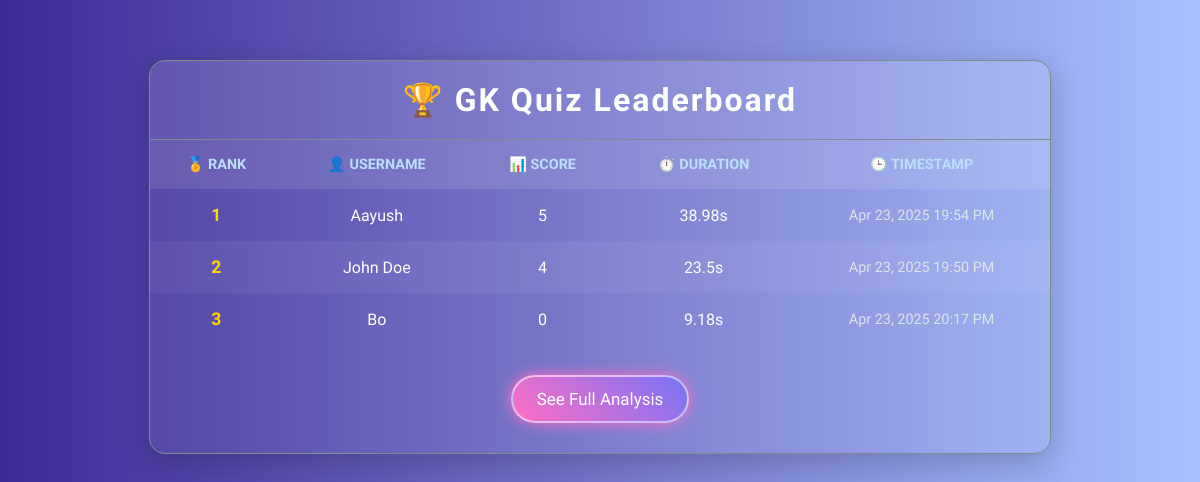
/quiz/leaderboard/GK/, run on an earlier commit of the app's database.
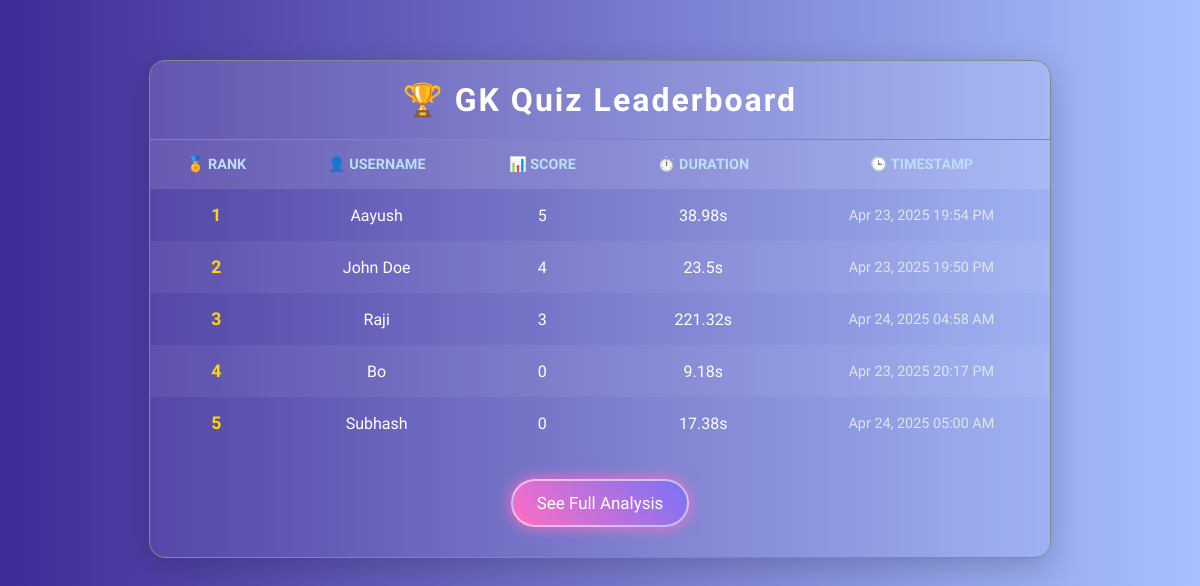
And on a later commit of the database.
### myquiz/models.py (models this page shows, shortened)
class QuizResult(models.Model):
    user_name = models.CharField(max_length=100)
    quiz_name = models.CharField(max_length=100)
    score = models.IntegerField()
    time_taken = models.FloatField(help_text="Time in seconds")
    timestamp = models.DateTimeField(auto_now_add=True)

### myquiz/views.py (the view)
# urls.py: path('leaderboard/<str:quiz_name>/', views.leaderboard_view, name='leaderboard'),
def leaderboard_view(request, quiz_name):
    leaderboard = QuizResult.objects.filter(
        quiz_name__iexact=quiz_name
    ).order_by('-score', 'time_taken')
    return render(request, 'leaderboard.html', {
        'leaderboard': leaderboard,
        'quiz_name': quiz_name.upper(),
    })

### myquiz/templates/leaderboard.html (shortened to what this page needs)
{% load static %}
<!DOCTYPE html>
<html lang="en">
<head>
  <link rel="stylesheet" href="{% static "leaderboard.css" %}">
</head>
<body>
  <div class="leaderboard-container">
    <div class="leaderboard-header">
      <h2>🏆 {{ quiz_name }} Quiz Leaderboard</h2>
    </div>
    <table>
      <thead>
        <tr>
          <th>🏅 Rank</th>
          <th>👤 Username</th>
          <th>📊 Score</th>
          <th>⏱️ Duration</th>
          <th>🕒 Timestamp</th>
        </tr>
      </thead>
      <tbody>
        {% for entry in leaderboard %}
        <tr>
          <td class="rank-badge">{{ forloop.counter }}</td>
          <td>{{ entry.user_name }} </td>
          <td>{{ entry.score }}</td>
          <td>{{ entry.time_taken }}s</td>
          <td class="timestamp">{{ entry.timestamp|date:"M d, Y H:i A" }}</td>
        </tr>
        {% empty %}
        <tr>
          <td colspan="5">No results yet.</td>
        </tr>
        {% endfor %}
      </tbody>
    </table>
    <div style="text-align: center; margin: 30px 0;" id="analysisBtn">
      <a href="{% url 'analysis' quiz_name %}" class="analysis-button">See Full Analysis</a>
    </div>
  </div>
</body>
</html>

### myquiz/static/leaderboard.css (style rules this page uses)
body { margin: 0; font-family: 'Orbitron', sans-serif; background: linear-gradient(to right, #3f2b96, #a8c0ff); color: #ffffff; }
.leaderboard-container { max-width: 900px; margin: 60px auto; background: rgba(255, 255, 255, 0.05); border: 1px solid #7f8c8d; border-radius: 16px; box-shadow: 0 8px 30px rgba(0, 0, 0, 0.2); overflow: hidden; }
.leaderboard-header { padding: 20px; text-align: center; background: rgba(255, 255, 255, 0.08); border-bottom: 1px solid #7f8c8d; }
.leaderboard-header h2 { margin: 0; font-size: 2rem; color: #ffffff; letter-spacing: 2px; }
table { width: 100%; border-collapse: collapse; font-size: 1rem; }
th, td { padding: 16px; text-align: center; }
th { background-color: rgba(255, 255, 255, 0.1); color: #bcdffb; text-transform: uppercase; font-size: 0.9rem; }
tr:nth-child(even) { background-color: rgba(255, 255, 255, 0.05); }
.rank-badge { font-weight: bold; font-size: 1.1rem; color: #ffd700; }
.timestamp { font-size: 0.9rem; color: #dfe6e9; }
.analysis-button { display: inline-block; background: linear-gradient(45deg, #ff6ec4, #7873f5); color: white; font-family: 'Orbitron', sans-serif; text-decoration: none; padding: 12px 24px; font-size: 1.06rem; border-radius: 40px; border: 2px solid #ffffff88; box-shadow: 0 0 15px #ff6ec4; transition: all 0.3s ease; cursor: pointer; }

What changed in the data, as far as the page shows it:
added QuizResult: user_name "Raji", score "3", time_taken "221.32", timestamp "Apr 24, 2025 04:58 AM"
added QuizResult: user_name "Subhash", score "0", time_taken "17.38", timestamp "Apr 24, 2025 05:00 AM"
